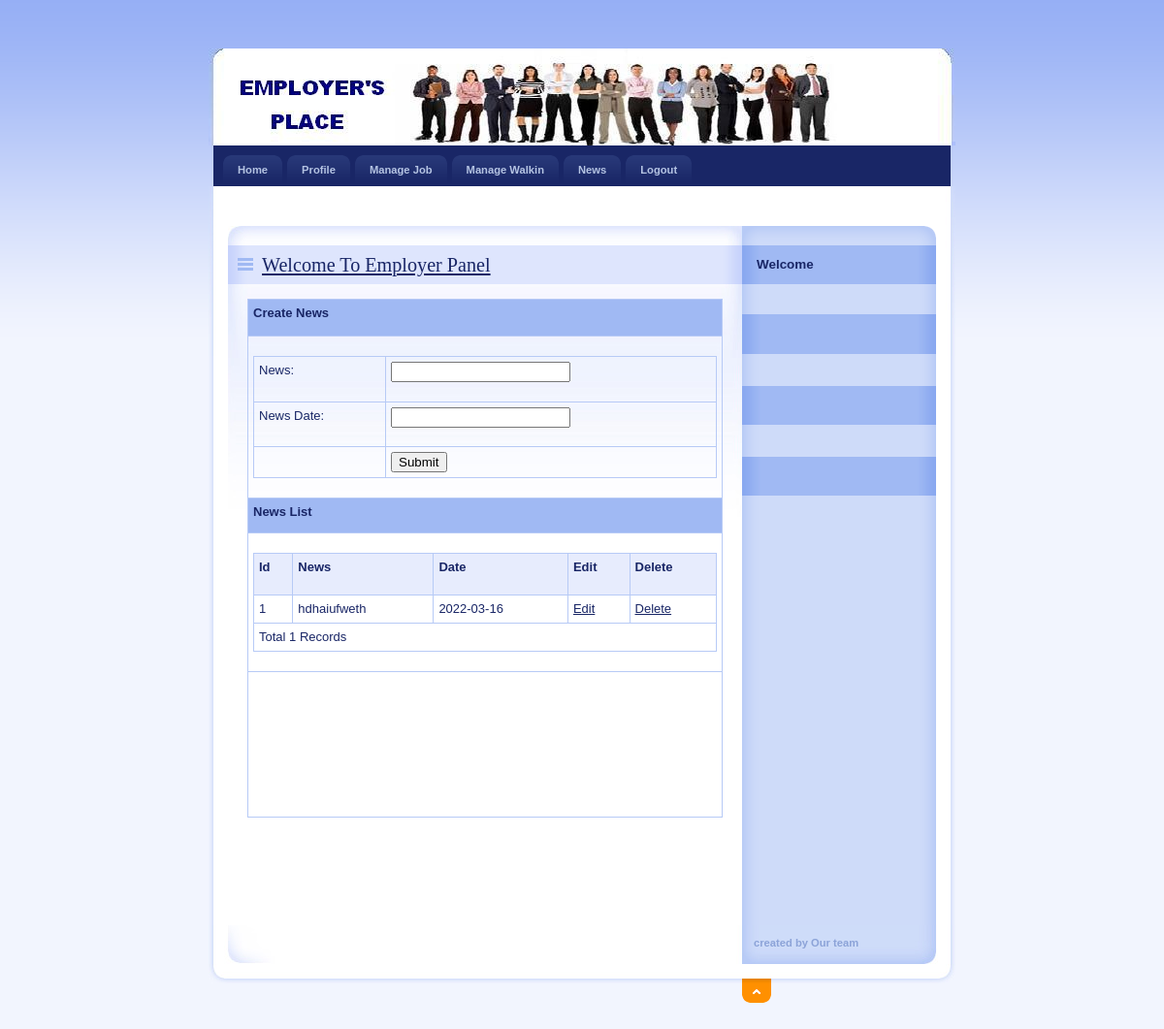
Screenshot of /Employer/News.php (signed in) with the database file from the repository.
### tables this page shows
CREATE TABLE `news_master` (
  `NewsId` int(11) NOT NULL,
  `News` varchar(200) NOT NULL,
  `NewsDate` date NOT NULL,
  `Status` varchar(10) NOT NULL,
  `EmployerId` int(11) NOT NULL
);

### Employer/News.php (the view, shortened to what this page needs)
<!DOCTYPE html PUBLIC "-//W3C//DTD XHTML 1.0 Strict//EN" "http://www.w3.org/TR/xhtml1/DTD/xhtml1-strict.dtd">
<html xmlns="http://www.w3.org/1999/xhtml" xml:lang="cs" lang="cs">
<head>
    <link rel="stylesheet" media="screen,projection" type="text/css" href="./css/main.css"/>
    <link rel="stylesheet" media="print" type="text/css" href="./css/print.css"/>
    <link rel="stylesheet" media="aural" type="text/css" href="./css/aural.css"/>
    <link href="../SpryAssets/SpryValidationTextField.css" rel="stylesheet" type="text/css"/>
</head>
</head>
<body id="www-url-cz">
<div id="main" class="box">
    <?php
    include "Header.php"
    ?>
    <?php
    include "menu.php"
    ?>
    <div id="page" class="box">
        <div id="page-in" class="box">
            <div id="strip" class="box noprint">
                <p id="breadcrumbs">&nbsp;</p>
            </div>
            <div id="content">
                <div class="article">
                    <h2><span><a href="#">Welcome To Employer Panel</a></span></h2>
                    <table width="100%" border="0" cellspacing="0" cellpadding="0">
                        <tr>
                            <td height="27" bgcolor="#A0B9F3"><span class="style4 style10">Create News</span></td>
                        </tr>
                        <tr>
                            <td height="26">
                                <form id="form1" method="post" action="InsertNews.php">
                                    <table width="100%" height="109" border="0" cellpadding="0" cellspacing="0">
                                        <tr>
                                            <td height="36"><span class="style9">News:</span></td>
                                            <td><span id="sprytextfield1">
                              <label>
                              <input type="text" name="txtNews" id="txtNews"/>
                              </label>
                              <span class="textfieldRequiredMsg">A value is required.</span></span></td>
                                        </tr>
                                        <tr>
                                            <td height="35"><span class="style9">News Date:</span></td>
                                            <td><span id="sprytextfield2">
                              <label>
                              <input type="text" onclick="ds_sh(this);" name="txtDate" id="txtDate"/>
                              </label>
                              <span class="textfieldRequiredMsg">A value is required.</span></span></td>
                                        </tr>
                                        <tr>
                                            <td>&nbsp;</td>
                                            <td><label>
                                                    <input type="submit" name="button" id="button" value="Submit"/>
                                                </label></td>
                                        </tr>
                                    </table>
                                </form>
                            </td>
                        </tr>
                        <tr>
                            <td height="25" bgcolor="#A0B9F3"><span class="style3">News List</span></td>
                        </tr>
                        <tr>
                            <td>
                                <table width="100%" border="1" bordercolor="#1CB5F1">
                                    <tr>
                                        <th height="32" bgcolor="#1CB5F1">
                                            <div align="left" class="style12 style13 style7 style8">Id</div>
                                        </th>
                                        <th bgcolor="#1CB5F1">
                                            <div align="left" class="style11 style7 style8">News</div>
                                        </th>
                                        <th bgcolor="#1CB5F1">
                                            <div align="left" class="style11 style7 style8">Date</div>
                                        </th>
                                        <th height="32" bgcolor="#1CB5F1">
                                            <div align="left" class="style11 style7 style8">Edit</div>
                                        </th>
                                        <th bgcolor="#1CB5F1">
                                            <div align="left" class="style11 style7 style8">Delete</div>
                                        </th>
                                    </tr>
                                    <?php
                                    $ID=$_SESSION['ID'];
                                    $con = mysqli_connect("localhost","root","","job");
                                    $sql = "select * from news_master where EmployerId=$ID";
                                    $result = mysqli_query($con,$sql);
                                    while ($row = mysqli_fetch_array($result)) {
                                        $Id = $row['NewsId'];
                                        $News = $row['News'];
                                        $NewsDate = $row['NewsDate'];
                                        ?>
                                        <tr>
                                            <td>
                                                <div align="left" class="style11 style7 style8"><?php echo $Id; ?></div>
                                            </td>
                                            <td>
                                                <div align="left"
                                                     class="style11 style7 style8"><?php echo $News; ?></div>
                                            </td>
                                            <td>
                                                <div align="left"
                                                     class="style11 style7 style8"><?php echo $NewsDate; ?></div>
                                            </td>
                                            <td>
                                                <div align="left" class="style11 style7 style8"><a
                                                        href="EditNews.php?NewsId=<?php echo $Id; ?>">Edit</a></div>
                                            </td>
                                            <td>
                                                <div align="left" class="style11 style7 style8"><a
                                                        href="DeleteNews.php?NewsId=<?php echo $Id; ?>">Delete</a></div>
                                            </td>
                                        </tr>
                                        <?php
                                    }
                                    $records = mysqli_num_rows($result);
                                    ?>
                                    <tr>
                                        <td colspan="5">
                                            <div align="left"
                                                 class="style11 style7 style8"><?php echo "Total " . $records . " Records"; ?> </div>
                                        </td>
                                    </tr>
                                </table>
                            </td>
                        </tr>
                        <tr>
                            <td height="26">
                                <form method="post" action="InsertNews.php">
                                    <table width="100%" height="109" border="0" cellpadding="0" cellspacing="0">
                                    </table>
                                </form>
                            </td>
                        </tr>
                    </table>
                    <p>&nbsp;</p>
                    <p class="btn-more box noprint">&nbsp;</p>
                </div>
            </div>
            <?php
            include "right.php"
            ?>
        </div>
    </div>
    <?php
    include "footer.php"
    ?>
</div>
</body>
</html>

### Employer/css/main.css (style rules this page uses)
* { min-height:1px; }
body { border:0; margin:0; padding:0; background:#F2F5FE url("../design/bg.gif") 0 0 repeat-x; font:70%/160% "verdana",sans-serif; color:#192666; _text-align:center; }
a { color:#192666; }
p { border:0; margin:15px 0; padding:0; }
div { display:block; border:0; margin:0; padding:0; }
h1, h2, h3, h4, h5 { border:0; margin:15px 0 10px 0; padding:0; font-weight:bold; }
h2 { font-size:180%; line-height:100%; font-family:"georgia",serif; font-weight:normal; }
table { display:table; border-collapse:collapse; margin:15px 0; padding:0; border:1px solid #B7CAF6; font-size:100%; }
tr { display:table-row; }
th, td { display: table-cell; border:1px solid #B7CAF6; margin:0; padding:5px; vertical-align:top; text-align:left; }
th { background:#E7ECFD; text-align:center; color:#192666; font-weight:bold; }
form { border:0; margin:0; padding:0; }
a, img, span { border:0; margin:0; padding:0; }
.box { min-height:1px; _height:1px; }
.box:after { content:"."; display:block; line-height:0px; font-size:0px; visibility:hidden; clear:both; }
#main { width:770px; margin:50px auto 0 auto; _text-align:left; }
#page { width:770px; min-height:1px; background:#FFF url("../design/bg_page.gif") 0 0 repeat-y; _height:1px; }
#page-in { min-height:1px; padding:10px 0; background:url("../design/bg_page_in.jpg") 0 0 no-repeat; _height:1px; }
#strip { position:relative; clear:both; padding:3px 20px 10px 20px; color:#6182D1; }
#strip p { margin:0; }
#strip #breadcrumbs { width:520px; margin:0; padding:0; }
#content { float:left; width:530px; _width:550px; margin:0; padding:0 0 0 20px; }
#content .article { clear:both; margin:0; padding:20px; background:url("../design/content_article_bg.jpg") 0 0 no-repeat; }
#content .article h2 { margin:0 -20px; padding:10px; background:#DEE5FD url("../design/content_title_bg.gif") 0 0 repeat-y; color:#192666; }
#content .article h2 span { background:url("../design/ico_list.gif") 0 50% no-repeat; padding-left:25px; }
#content .article p { text-align:justify; }
#content .btn-more { margin:0 0 15px 0; padding:0; border:0; position:relative; }

### Employer/css/print.css (style rules this page uses)
body { border:0; margin:0; padding:0; font-size:12pt }
a { color:#000; text-decoration:none; }
h1, h2, h3 { page-break-after:avoid; page-break-inside:avoid; }
table { border-collapse: collapse; border-width:1px; border-style:solid; }
th, td { display:table-cell; border-width:1px; border-style:solid; }
.noprint { display:none; }

### Employer/css/aural.css (style rules this page uses)
body { voice-family:paul,male; volume:loud; speech-rate:slow; richness:90; stress:20; }
h1, h2, h3, h4, h5 { cue-before:url("ping.au"); }
p, table { pause:50ms; }

### Employer/News.php (style rules this page uses)
.style3 { font-family: Verdana, Arial, Helvetica, sans-serif; font-size: small; font-weight: bold; color: #192666; }
.style4 { font-family: Verdana, Arial, Helvetica, sans-serif; font-size: small; font-weight: bold; color: #FFFFFF; }
.style7 { font-size: small }
.style8 { font-family: Verdana, Arial, Helvetica, sans-serif }
.style9 { font-family: Verdana, Arial, Helvetica, sans-serif; font-size: small; }

### rows the page displays
news_master: NewsId "1", News "hdhaiufweth", NewsDate "2022-03-16"

### other values shown
$records "1"
